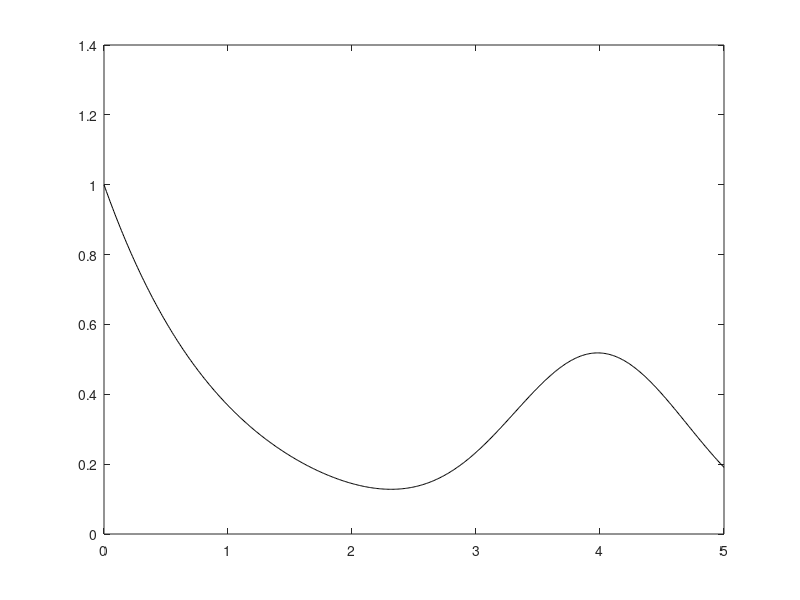

Write MATLAB code to recreate this figure. (Note: this script raises an error after producing the figure.)
%CONVERGENCIA DE LES QUADATURES COMPOSTES
%L'objectiu d'aquest exercici es comprovar la convergencia de les
%quadratures compostes. Aquest script mostra l'evolucio de l'error en 
%funcio del numero d'avaluacions de la funcio (cost) per a la quadratura 
%composta del trapezi. 
%
%Completa l'script per a dibuixar tambe l'evolucio de l'error per 
%a les quadratures compostes de:
% a) Simpson
% b) Gauss-Legendre amb 2 punts a cada subinterval (n=1)
% c) Gauss-Legendre amb 3 punts a cada subinterval (n=2)
%
%Observa la convergencia assimptotica. Tenen les quadratures el
%comportament esperat?
%
%Representa ara l'error per al segon exemple (paradoja de Runge).
%Compara l'evolucio de l'error amb l'error amb quadratures simples (1 sol
%interval, augmentant n)

clear all; close all; clc

%Exemple 1
f = @(x)( exp(-x)+0.5*exp(-(x-4).^2) ); 
a = 0; b = 5; 
I_ex = exp(-a) - exp(-b) + (1/4)*sqrt(pi)*(erf(b-4) - erf(a-4));


%Exemple 2
%f = @(x)(1./(1+x.^2)); a = -4; b = 4; I_ex = (atan(b) - atan(a)); 

%Dibuixem la funcio
xaxis = a:0.01:b;
figure(1)
plot(xaxis, f(xaxis),'k');

%% Composta de trapezi
errorTrap=[];
for k=1:5
    m = 2*2^k; %numero d'intervals
    errorTrap = [errorTrap, abs(compostaTrapezi(f,a,b,m)-I_ex)];
end
nPuntsTrap = 2*2.^[1:5]+1;
ajustTrap = (polyfit(log10(nPuntsTrap(end-2:end)),log10(errorTrap(end-2:end)),1));

%Grafica errors
figure(2) 
plot(log10(nPuntsTrap),log10(errorTrap),'-o')
hold on
xlabel('log_{10}(#punts)'), ylabel('log_{10}(error)')

fprintf('\nPendent 3 darrers punts:\n Composta trapezi: %0.1f \n',ajustTrap(1))


%% Composta de Simpson
error_Simpson = [];
for k = 1 : 5
    m = 2*2^k;
    error_Simpson = [error_Simpson, abs(compostaSimpson(f,a,b,m) - I_ex)];
end

nPuntsSimpson = 4*2.^[1:5]+1;
plot(log10(nPuntsSimpson),log10(error_Simpson),'-*')

ajustSimpson = (polyfit(log10(nPuntsSimpson(end-2:end)),log10(error_Simpson(end-2:end)),2));

fprintf('\nPendent 3 darrers punts:\n Composta simpson: %0.1f \n',ajustSimpson(1))

%% Composta de Gauss-Legendre amb n = 1 (2 punts per subinterval)
error_GL1 = []; error_GL2 = [];
for k = 1 : 5
    m = 2 * 2^k;
    error_GL1 = [error_GL1, abs(composta_GL(f,a,b,m,1) - I_ex)];
    error_GL2 = [error_GL2, abs(composta_GL(f,a,b,m,2) - I_ex)];
end

nPuntsGauss1 = 4*2.^[1:5];
nPuntsGauss2 = 6*2.^[1:5];
plot(log10(nPuntsGauss1),log10(error_GL1),'-x')
plot(log10(nPuntsGauss2),log10(error_GL2),'-+')
legend('Composta de trapezi','Composta de Simpson', 'Composta de G-L(n=1)', 'Composta de G-L(n=2)')


ajustGauss1 = (polyfit(log10(nPuntsGauss1(end-2:end)),log10(error_GL1(end-2:end)),1));
ajustGauss2 = (polyfit(log10(nPuntsGauss2(end-2:end)),log10(error_GL2(end-2:end)),1));
fprintf('\nPendent 3 darrers punts:\n Composta Gauss (n = 1): %0.1f \n',ajustGauss1(1))
fprintf('\nPendent 3 darrers punts:\n Composta Gauss (n = 2): %0.1f \n',ajustGauss2(1))
